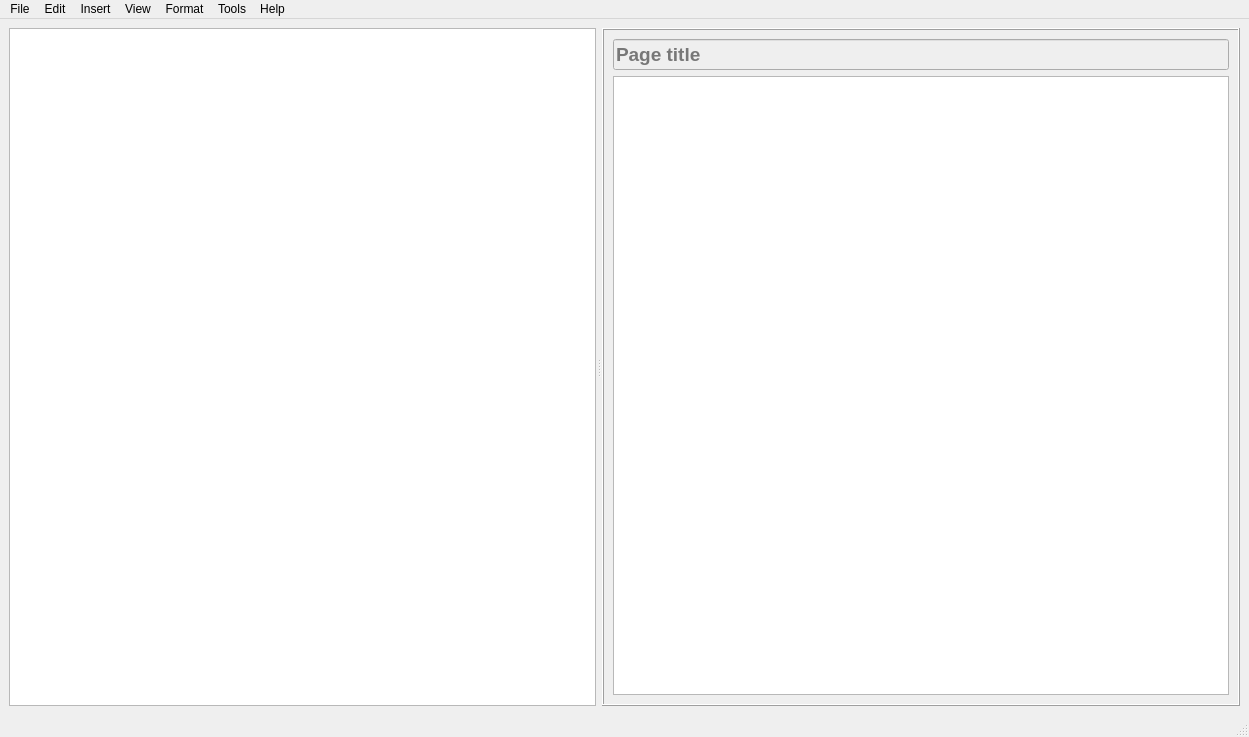
<?xml version="1.0" encoding="UTF-8"?>
<ui version="4.0">
 <class>MainWindow</class>
 <widget class="QMainWindow" name="MainWindow">
  <property name="geometry">
   <rect>
    <x>0</x>
    <y>0</y>
    <width>1249</width>
    <height>737</height>
   </rect>
  </property>
  <property name="windowTitle">
   <string>MainWindow</string>
  </property>
  <widget class="QWidget" name="centralwidget">
   <layout class="QHBoxLayout" name="horizontalLayout">
    <item>
     <widget class="QSplitter" name="mainSplitter">
      <property name="orientation">
       <enum>Qt::Horizontal</enum>
      </property>
      <property name="opaqueResize">
       <bool>true</bool>
      </property>
      <property name="handleWidth">
       <number>6</number>
      </property>
      <property name="childrenCollapsible">
       <bool>true</bool>
      </property>
      <widget class="QTreeWidget" name="notebookName">
       <property name="minimumSize">
        <size>
         <width>150</width>
         <height>0</height>
        </size>
       </property>
       <property name="maximumSize">
        <size>
         <width>16777215</width>
         <height>16777215</height>
        </size>
       </property>
       <property name="headerHidden">
        <bool>true</bool>
       </property>
       <attribute name="headerVisible">
        <bool>false</bool>
       </attribute>
       <column>
        <property name="text">
         <string notr="true">1</string>
        </property>
       </column>
      </widget>
  <widget class="QFrame" name="frame_3">
       <property name="sizePolicy">
        <sizepolicy hsizetype="Expanding" vsizetype="Preferred">
         <horstretch>0</horstretch>
         <verstretch>0</verstretch>
        </sizepolicy>
       </property>
       <property name="frameShape">
        <enum>QFrame::Box</enum>
       </property>
       <property name="frameShadow">
        <enum>QFrame::Raised</enum>
       </property>
       <layout class="QVBoxLayout" name="verticalLayout">
        <item>
         <widget class="QLineEdit" name="pageTitleEdit">
          <property name="enabled">
           <bool>false</bool>
          </property>
          <property name="font">
           <font>
            <pointsize>14</pointsize>
            <weight>75</weight>
            <bold>true</bold>
           </font>
          </property>
          <property name="placeholderText">
           <string>Page title</string>
          </property>
          <property name="clearButtonEnabled">
           <bool>true</bool>
          </property>
         </widget>
        </item>
        <item>
         <widget class="QTextEdit" name="pageEdit"/>
        </item>
       </layout>
      </widget>
     </widget>
    </item>
   </layout>
  </widget>
  <widget class="QMenuBar" name="menubar">
   <property name="geometry">
    <rect>
     <x>0</x>
     <y>0</y>
     <width>1249</width>
     <height>22</height>
    </rect>
   </property>
   <widget class="QMenu" name="menuFile">
    <property name="title">
     <string>File</string>
    </property>
    <addaction name="actionOpen"/>
    <addaction name="actionSave"/>
    <addaction name="actionSave_As"/>
    <addaction name="actionNew_Database"/>
    <addaction name="separator"/>
    <addaction name="actionExport_Database"/>
    <addaction name="separator"/>
    <addaction name="actionExit"/>
   </widget>
   <widget class="QMenu" name="menuInsert">
    <property name="title">
     <string>Insert</string>
    </property>
    <addaction name="actionAdd_Workbook"/>
    <addaction name="actionDelete_Workbook"/>
    <addaction name="actionRename_WorkBook"/>
    <addaction name="actionCollapse_All_Binders"/>
    <addaction name="separator"/>
    <addaction name="actionAdd_Scction"/>
    <addaction name="actionDelete_Section"/>
    <addaction name="actionRename_Section"/>
    <addaction name="separator"/>
    <addaction name="actionAdd_Page"/>
    <addaction name="actionDelete_Page"/>
    <addaction name="actionRename_Page"/>
    <addaction name="separator"/>
    <addaction name="actionInsert_Attachment"/>
    <addaction name="separator"/>
    <addaction name="actionPlanning_Register"/>
    <addaction name="separator"/>
   </widget>
   <widget class="QMenu" name="menuView">
    <property name="title">
     <string>View</string>
    </property>
    <widget class="QMenu" name="menuLayouts">
     <property name="title">
      <string>Layouts</string>
     </property>
     <addaction name="action3_Column"/>
     <addaction name="action2_Column"/>
    </widget>
    <addaction name="menuLayouts"/>
    <addaction name="actionRich_Text_Tools"/>
   </widget>
   <widget class="QMenu" name="menuHelp">
    <property name="title">
     <string>Help</string>
    </property>
   </widget>
   <widget class="QMenu" name="menuEdit">
    <property name="title">
     <string>Edit</string>
    </property>
    <widget class="QMenu" name="menuDefault_Paste_Mode">
     <property name="title">
      <string>Default Paste Mode</string>
     </property>
     <addaction name="actionPasteMode_Rich"/>
     <addaction name="actionPasteMode_Text_Only"/>
     <addaction name="actionPasteMode_Match_Style"/>
     <addaction name="actionPasteMode_Clean"/>
    </widget>
    <addaction name="actionPaste_Text_Only"/>
    <addaction name="actionPaste_and_Match_Style"/>
    <addaction name="actionPaste_Clean_Formatting"/>
    <addaction name="menuDefault_Paste_Mode"/>
   </widget>
   <widget class="QMenu" name="menuFormat">
    <property name="title">
     <string>Format</string>
    </property>
    <widget class="QMenu" name="menuList_Schemes">
     <property name="title">
      <string>List Schemes</string>
     </property>
     <widget class="QMenu" name="menuOrdered_Numbered">
      <property name="title">
       <string>Ordered (Numbered)</string>
      </property>
      <addaction name="actionOrdered_Classic"/>
      <addaction name="actionOrdered_Decimal"/>
     </widget>
     <widget class="QMenu" name="menuUnordered_Bulleted">
      <property name="title">
       <string>Unordered (Bulleted)</string>
      </property>
      <addaction name="actionUnordered_Disc_Circle_Square"/>
      <addaction name="actionUnordered_Disc_Only"/>
     </widget>
     <addaction name="menuOrdered_Numbered"/>
     <addaction name="menuUnordered_Bulleted"/>
    </widget>
    <addaction name="menuList_Schemes"/>
   </widget>
   <widget class="QMenu" name="menuTools">
    <property name="title">
     <string>Tools</string>
    </property>
    <addaction name="actionSettings"/>
    <addaction name="actionOpen_Databases_Folder"/>
    <addaction name="actionMigrate_Current_DB_to_Root"/>
    <addaction name="actionClean_Unused_Media"/>
   </widget>
   <addaction name="menuFile"/>
   <addaction name="menuEdit"/>
   <addaction name="menuInsert"/>
   <addaction name="menuView"/>
   <addaction name="menuFormat"/>
   <addaction name="menuTools"/>
   <addaction name="menuHelp"/>
  </widget>
  <widget class="QStatusBar" name="statusbar"/>
  <action name="actionOpen">
   <property name="text">
    <string>Open</string>
   </property>
  </action>
  <action name="actionSave">
   <property name="text">
    <string>Save</string>
   </property>
  </action>
  <action name="actionSave_As">
   <property name="text">
    <string>Save As...</string>
   </property>
  </action>
  <action name="actionExit">
   <property name="text">
    <string>Exit</string>
   </property>
  </action>
  <action name="actionNew_Database">
   <property name="text">
    <string>New Database</string>
   </property>
  </action>
  <action name="actionExport_Database">
   <property name="text">
    <string>Export Database</string>
   </property>
  </action>
  <action name="actionAdd_WorkBook">
   <property name="text">
    <string>Add Binder</string>
   </property>
  </action>
  <action name="actionDelete_Workbook">
   <property name="text">
    <string>Delete Binder</string>
   </property>
  </action>
  <action name="actionRename_WorkBook">
   <property name="text">
    <string>Rename Binder</string>
   </property>
  </action>
  <action name="actionAdd_Workbook">
   <property name="text">
    <string>Add Binder</string>
   </property>
  </action>
  <action name="actionAdd_Scction">
   <property name="text">
    <string>Add Section</string>
   </property>
  </action>
  <action name="actionDelete_Section">
   <property name="text">
    <string>Delete Section</string>
   </property>
  </action>
  <action name="actionRename_Section">
   <property name="text">
    <string>Rename Section</string>
   </property>
  </action>
  <action name="actionAdd_Page">
   <property name="text">
    <string>Add Page</string>
   </property>
  </action>
  <action name="actionDelete_Page">
   <property name="text">
    <string>Delete Page</string>
   </property>
  </action>
  <action name="actionRename_Page">
   <property name="text">
    <string>Rename Page</string>
   </property>
  </action>
  <action name="actionInsert_Attachment">
   <property name="text">
    <string>Insert Attachment…</string>
   </property>
  </action>
  <action name="actionInsert_Table_Preset">
   <property name="text">
    <string>Insert Preset Register…</string>
   </property>
  </action>
  <action name="actionSave_Table_as_Preset">
   <property name="text">
    <string>Save Register as Preset…</string>
   </property>
  </action>
  <action name="actionRich_Text_Tools">
   <property name="text">
    <string>Rich Text Tools</string>
   </property>
  </action>
  <action name="actionClean_Unused_Media">
   <property name="text">
    <string>Clean Unused Media</string>
   </property>
  </action>
  <action name="actionSettings">
   <property name="text">
    <string>Settings…</string>
   </property>
  </action>
  <action name="actionOpen_Databases_Folder">
   <property name="text">
    <string>Open Databases Folder</string>
   </property>
  </action>
  <action name="actionMigrate_Current_DB_to_Root">
   <property name="text">
    <string>Migrate Current DB into Databases Root…</string>
   </property>
  </action>
  <action name="actionCollapse_All_Binders">
   <property name="text">
    <string>Collapse All Binders</string>
   </property>
  </action>
  <action name="actionPaste_Text_Only">
   <property name="text">
    <string>Paste Text Only</string>
   </property>
   <property name="shortcut">
    <string>Ctrl+Shift+V</string>
   </property>
  </action>
  <action name="actionPaste_and_Match_Style">
   <property name="text">
    <string>Paste and Match Style</string>
   </property>
   <property name="toolTip">
    <string>Paste keeping basic structure but match current font/size/color</string>
   </property>
   <property name="shortcut">
    <string>Ctrl+Alt+V</string>
   </property>
  </action>
  <action name="actionPaste_Clean_Formatting">
   <property name="text">
    <string>Paste — Clean Formatting</string>
   </property>
   <property name="toolTip">
    <string>Paste HTML but strip inline styles, classes, and backgrounds</string>
   </property>
  </action>
  <action name="actionPasteMode_Rich">
   <property name="checkable">
    <bool>true</bool>
   </property>
   <property name="text">
    <string>Rich (default Ctrl+V)</string>
   </property>
  </action>
  <action name="actionPasteMode_Text_Only">
   <property name="checkable">
    <bool>true</bool>
   </property>
   <property name="text">
    <string>Text Only (default Ctrl+V)</string>
   </property>
  </action>
  <action name="actionPasteMode_Match_Style">
   <property name="checkable">
    <bool>true</bool>
   </property>
   <property name="text">
    <string>Match Style (default Ctrl+V)</string>
   </property>
  </action>
  <action name="actionPasteMode_Clean">
   <property name="checkable">
    <bool>true</bool>
   </property>
   <property name="text">
    <string>Clean Formatting (default Ctrl+V)</string>
   </property>
  </action>
  <action name="actionOrdered_Classic">
   <property name="text">
    <string>Classic (I, A, 1, a, i)</string>
   </property>
  </action>
  <action name="actionOrdered_Decimal">
   <property name="text">
    <string>Decimal (1, 2, 3)</string>
   </property>
  </action>
  <action name="actionUnordered_Disc_Circle_Square">
   <property name="text">
    <string>Disc → Circle → Square</string>
   </property>
  </action>
  <action name="actionUnordered_Disc_Only">
   <property name="text">
    <string>Disc only</string>
   </property>
  </action>
  <action name="action3_Column">
   <property name="text">
    <string>3 Column</string>
   </property>
  </action>
  <action name="action2_Column">
   <property name="text">
    <string>2 Column</string>
   </property>
  </action>
  <action name="actionPlanning_Register">
   <property name="text">
    <string>New Planning Register</string>
   </property>
  </action>
 </widget>
 <resources/>
 <connections/>
</ui>
